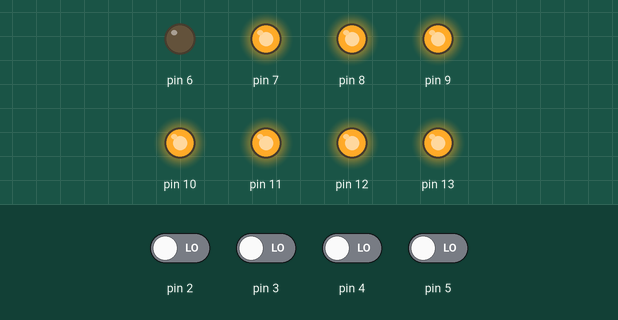
Bench run of a sketch on a simulated Arduino Uno, built with avr-gcc and run on an emulated ATmega328P. Shown: output pins drawn as LEDs (lit = HIGH). The inputs (shaded band) are chosen by the test bench; at power-on: pin 2–5 LOW.

Above: at 1.2 s.
1.3 s: pin 2 driven HIGH
At 2.2 s:
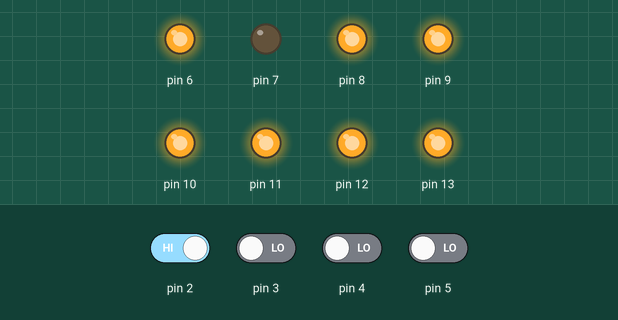
2.8 s: pin 3 driven HIGH
At 3.3 s:
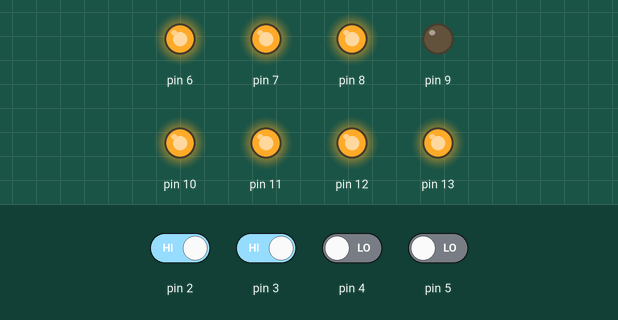
4.3 s: pin 4 driven HIGH
At 5.5 s:
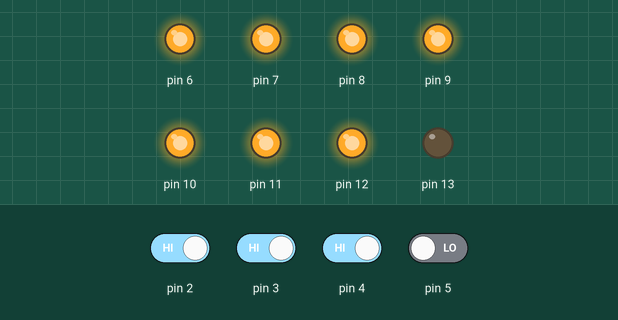
5.8 s: pin 5 driven HIGH
At 6.8 s:
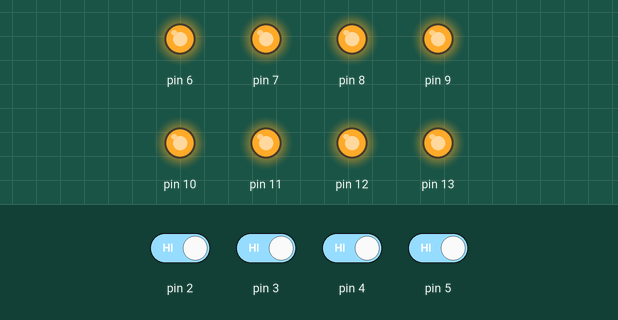
7.3 s: pin 5 driven LOW
At 8.0 s:
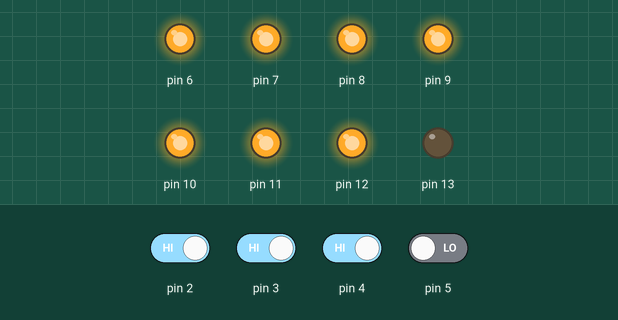
8.8 s: pin 2 driven LOW
At 9.1 s:
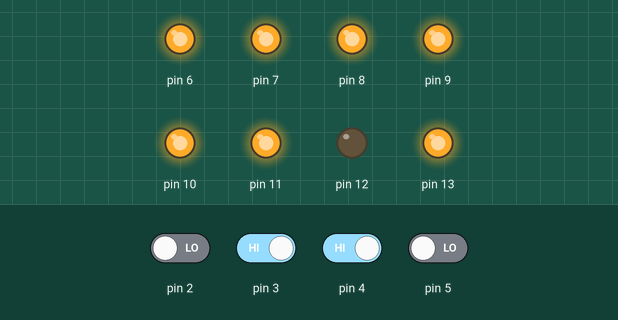
Timing chart, 0 to 11.3 s (numbered marks = the images above; inputs shaded):
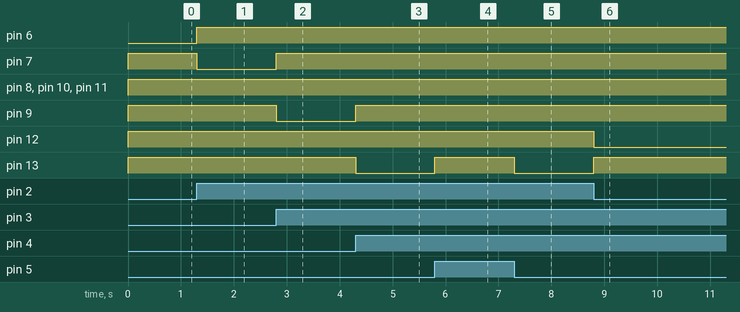

The sketch:

0508_0To9_7442.ino
```cpp
void setup() {
  // put your setup code here, to run once:
  pinMode(2, INPUT);
  pinMode(3, INPUT);
  pinMode(4, INPUT);
  pinMode(5, INPUT);

  pinMode(6, OUTPUT); // 0
  pinMode(7, OUTPUT); // 1
  pinMode(8, OUTPUT); // 2
  pinMode(9, OUTPUT); // 3
  pinMode(10, OUTPUT);// 4
  pinMode(11, OUTPUT);// 5
  pinMode(12, OUTPUT);// 6
  pinMode(13, OUTPUT);// 7


}

void loop() {
  // put your main code here, to run repeatedly:
  int a = digitalRead(2);
  int b = digitalRead(3);
  int c = digitalRead(4);
  int d = digitalRead(5);


  Chip7442(a, b, c, d);
  /*

  if(a){
    digitalWrite(6,HIGH);
  }
  else{
    digitalWrite(6,LOW);
  }
   if(b){
    digitalWrite(7,HIGH);
  }
  else{
    digitalWrite(7,LOW);
  }
   if(c){
    digitalWrite(8,HIGH);
  }
  else{
    digitalWrite(8,LOW);
  }
   if(d){
    digitalWrite(9,HIGH);
  }
  else{
    digitalWrite(9,LOW);
  }

   */

}

void Chip7442(int a, int b, int c, int d){
  // 0
  if(!((!a) & (!b) & (!c) & (!d))){
    digitalWrite(6,HIGH);
  }
  else{
    digitalWrite(6,LOW);
  }

  // 1
  if(!((a) & (!b) & (!c) & (!d))){
    digitalWrite(7,HIGH);
  }
  else{
    digitalWrite(7,LOW);
  }

  // 2
  if(!((!a) & (b) & (!c) & (!d))){
    digitalWrite(8,HIGH);
  }
  else{
    digitalWrite(8,LOW);
  }

  // 3
  if(!((a) & (b) & (!c) & (!d))){
    digitalWrite(9,HIGH);
  }
  else{
    digitalWrite(9,LOW);
  }

  // 4
  if(!((!a) & (!b) & (c) & (!d))){
    digitalWrite(10,HIGH);
  }
  else{
    digitalWrite(10,LOW);
  }

  // 5
  if(!((a) & (!b) & (c) & (!d))){
    digitalWrite(11,HIGH);
  }
  else{
    digitalWrite(11,LOW);
  }

  // 6
  if(!((!a) & (b) & (c) & (!d))){
    digitalWrite(12,HIGH);
  }
  else{
    digitalWrite(12,LOW);
  }

  // 7
  if(!((a) & (b) & (c) & (!d))){
    digitalWrite(13,HIGH);
  }
  else{
    digitalWrite(13,LOW);
  }
  /*

  // 8
  if(!((!a) & (!b) & (!c) & (d))){
    digitalWrite(6,HIGH);
    digitalWrite(7,HIGH);
  }
  else{
    digitalWrite(6,LOW);
    digitalWrite(7,LOW);
  }

  // 9
  if(!((a) & (!b) & (!c) & (d))){
    digitalWrite(7,HIGH);
    digitalWrite(8,HIGH);
  }
  else{
    digitalWrite(7,LOW);
    digitalWrite(8,LOW);
  }
  */


}
```

Measured:
- after the input at 1.3 s, pin 6: LOW → HIGH at once; pin 7: HIGH → LOW at once
- after the input at 2.8 s, pin 7: LOW → HIGH at once; pin 9: HIGH → LOW at once
- after the input at 4.3 s, pin 9: LOW → HIGH at once; pin 13: HIGH → LOW at once
- after the input at 5.8 s, pin 13: LOW → HIGH at once
- after the input at 7.3 s, pin 13: HIGH → LOW at once
- after the input at 8.8 s, pin 12: HIGH → LOW at once; pin 13: LOW → HIGH at once
